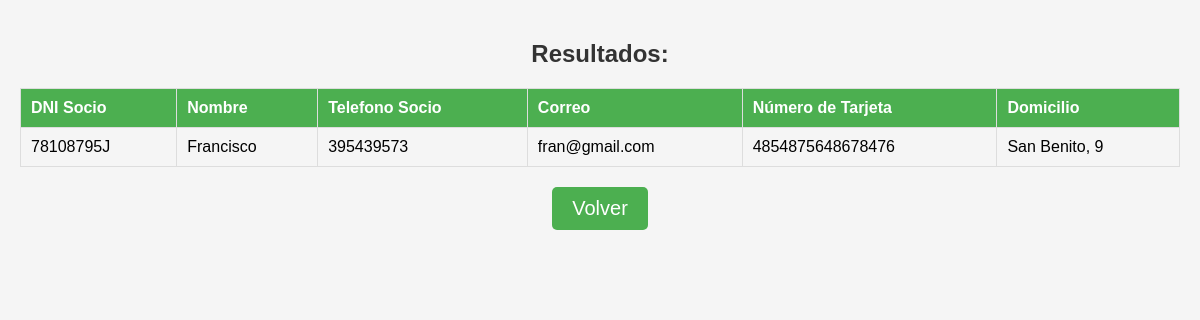
Page /consulta_marketing/ on the committed database.
### Aplication/models.py (models this page shows, shortened)
class Socios(models.Model):
    DNI_Socio = models.CharField(max_length=9, primary_key=True)
    Nombre = models.CharField(max_length=50)
    Telefono_socio = models.CharField(max_length=9)
    Correo = models.CharField(max_length=50)
    N_tarjeta = models.CharField(max_length=16)
    Domicilio = models.CharField(max_length=50)

### Aplication/views_marketing.py (the view)
# urls.py: path('consulta_marketing/', consulta_marketing, name="consulta_marketing"),
def consulta_marketing(request):
    if request.method == 'GET':
            filas = Socios.objects.all()
            return render(request, 'Aplication/Marketing/resultado_marketing.html', {'filas': filas, 'tabla': Socios.__name__})

### Aplication/templates/Aplication/Marketing/resultado_marketing.html (shortened to what this page needs)
<!DOCTYPE html>
<html lang="en">
<head>
</head>
<body>
    <h2>Resultados:</h2>
    {% if tabla == 'Socios' %}
        <table>
            <thead>
                <tr>
                    <th>DNI Socio</th>
                    <th>Nombre</th>
                    <th>Telefono Socio</th>
                    <th>Correo</th>
                    <th>Número de Tarjeta</th>
                    <th>Domicilio</th>
                </tr>
            </thead>
            <tbody>
                {% for fila in filas %}
                    <tr>
                        <td>{{ fila.DNI_Socio }}</td>
                        <td>{{ fila.Nombre }}</td>
                        <td>{{ fila.Telefono_socio }}</td>
                        <td>{{ fila.Correo }}</td>
                        <td>{{ fila.N_tarjeta }}</td>
                        <td>{{ fila.Domicilio }}</td>
                    </tr>
                {% endfor %}
            </tbody>
        </table>
    {% else %}
        <p>Tabla no reconocida</p>
    {% endif %}
    <button onclick="window.location='{% url 'marketing' %}'">Volver</button>
</body>
</html>

### Aplication/templates/Aplication/Marketing/resultado_marketing.html (style rules this page uses)
body { font-family: Arial, sans-serif; background-color: #f5f5f5; margin: 0; padding: 20px; text-align: center; }
h2 { color: #333; }
table { width: 100%; border-collapse: collapse; margin-top: 20px; }
th, td { border: 1px solid #ddd; padding: 10px; text-align: left; }
th { background-color: #4CAF50; color: white; }
button { font-size: 20px; padding: 10px 20px; margin-top: 20px; background-color: #4CAF50; color: #fff; border: none; border-radius: 5px; cursor: pointer; }

### rows in the picture
Socios: DNI_Socio "78108795J", Nombre "Francisco", Telefono_socio "395439573", Correo "fran@gmail.com", N_tarjeta "4854875648678476", Domicilio "San Benito, 9"
